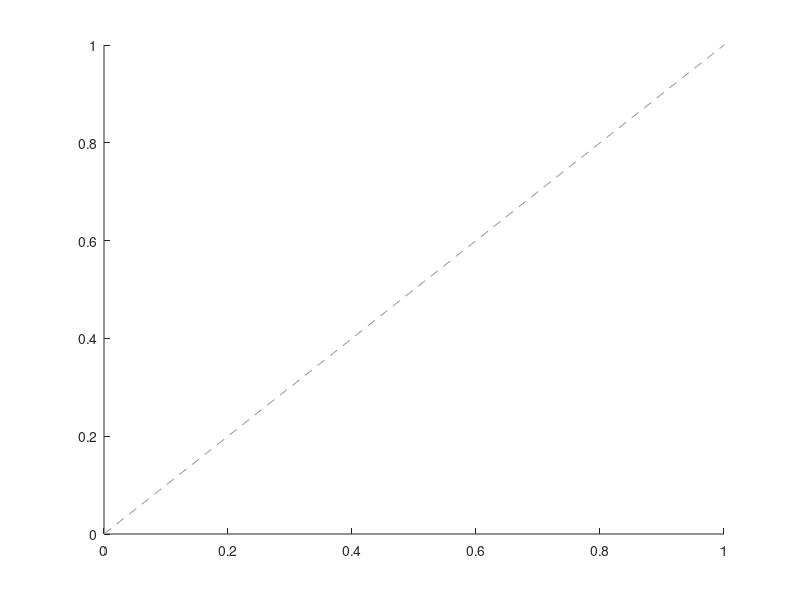

This figure's MATLAB source:
%this script matches the values of the axis and then adds a black diagonal.

xl=get(gca,'xlim'); yl=get(gca,'ylim');
axlim=[min([xl(1) yl(1)]) max([xl(2) yl(2)])];
set(gca,'xlim',axlim, 'ylim', axlim);
hold on
plot(axlim, axlim,'k--','LineWidth',0.5, 'Color', [0.6 0.6 0.6]);
